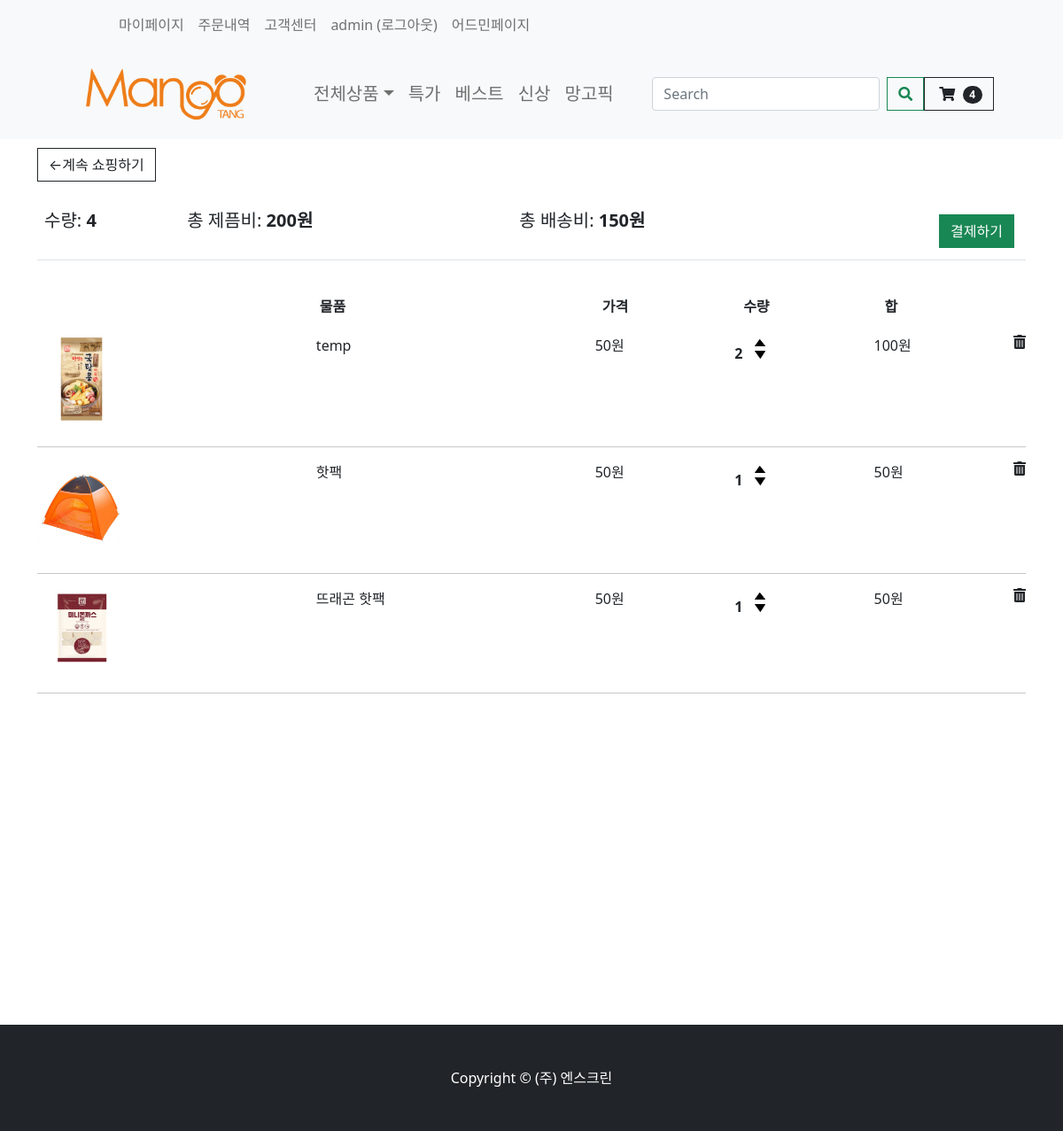
The app's page /cart/ (signed in), older data.
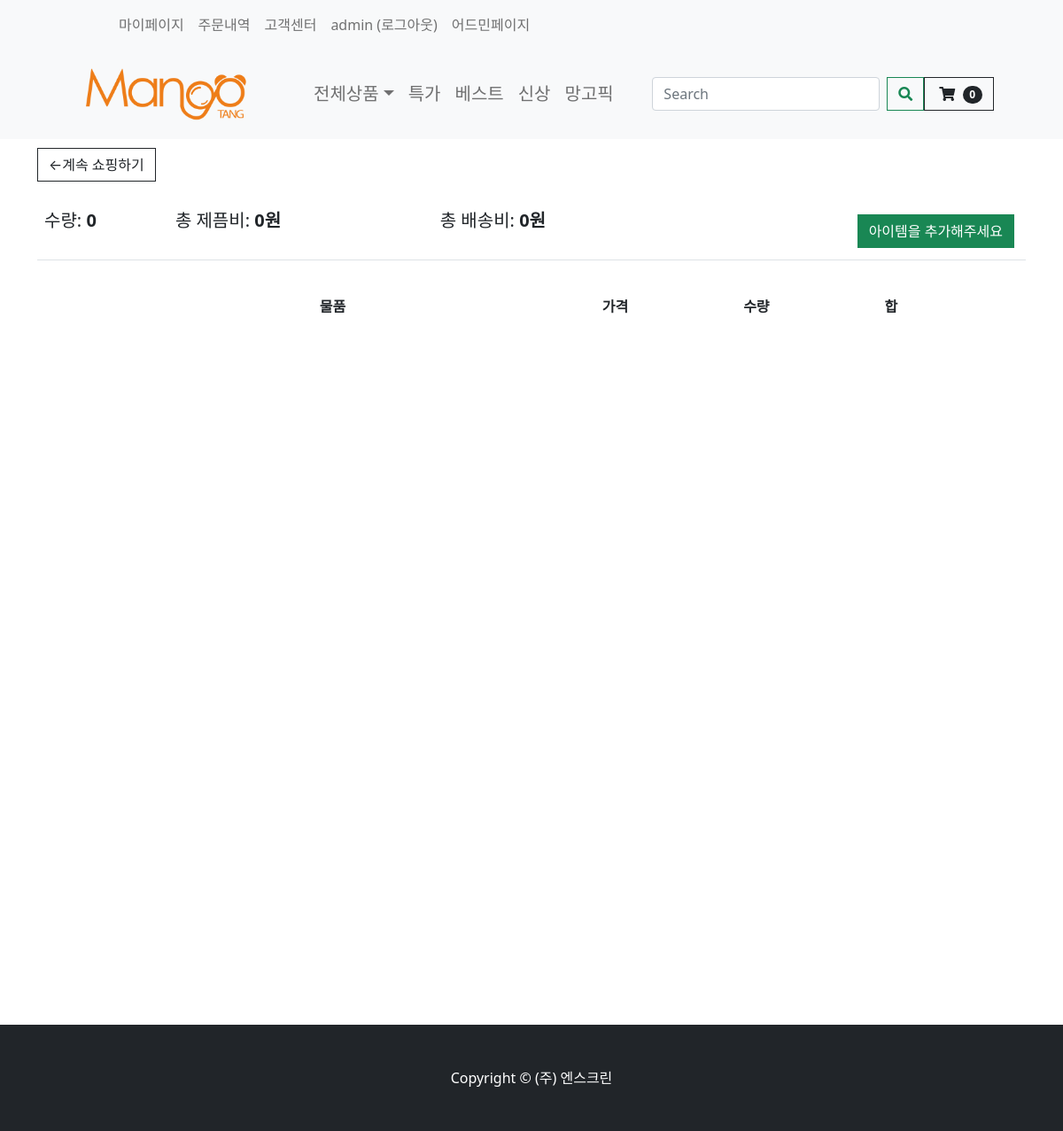
The same page, newer data.
### store/models.py (models this page shows, shortened)
class Order(models.Model):
    customer = models.ForeignKey(Customer, on_delete=models.SET_NULL, null=True, blank=True)
    date_ordered = models.DateTimeField(auto_now_add=True)
    order_status = models.BooleanField(default=False)
    payment_state = models.BooleanField(default=False)
    shipping_fee = models.IntegerField(null=True, blank=True)
    order_number = models.IntegerField(null=True, blank=True)
    email = models.EmailField(null=True,blank=True)
    total_fee = models.IntegerField(null=True, blank=True)
    post_code = models.CharField(max_length=200, null=True, blank=True)
    recipent_address1 = models.CharField(max_length=200, null=False)
    recipent_address2 = models.CharField(max_length=200, null=False)
    recipent_number = models.CharField(max_length=50, null=False)
    recipent_name = models.CharField(max_length=50, null=False)
    order_request = models.CharField(max_length=100, null=False)
    orderer_number = models.CharField(max_length=100, null=False)
    orderer_name = models.CharField(max_length=100, null=False)
    @property
    def get_cart_items(self):
        orderitems = self.orderitem_set.all()
        total = sum([item.quantity for item in orderitems])
        return total
    @property
    def get_total(self): #옵션 포함 해당 order의 모든 가격
        orderitems = self.orderitem_set.all()  # 해당 order의 자식 가져와서
        total = sum([item.get_total for item in orderitems])  # 다더함함
        optionTotal = sum([item.get_option_cart_total for item in orderitems])  # 다더함함
        return total + optionTotal
    @property
    def get_deliver_price(self):
        orderitems = self.orderitem_set.all()
        total = sum([item.get_delivery_price for item in orderitems])
        return total

class OrderItem(models.Model):
    product = models.ForeignKey(Product, on_delete=models.SET_NULL, null=True)
    order = models.ForeignKey(Order, on_delete=models.SET_NULL, null=True, blank=True)
    orderHistory = models.ForeignKey(OrderHistory, on_delete=models.SET_NULL, null=True)
    deliver_state = models.CharField(max_length=200, null=True, blank=True)
    quantity = models.IntegerField(default=0, null=True, blank=True)
    date_added = models.DateTimeField(auto_now_add=True)
    item_option_bool = models.BooleanField(default=False, blank=False, null=True)
    @property #배송비
    def get_delivery_price(self):
        return self.product.shipment_price
    @property#제품 가격
    def get_total(self):
        total = self.product.price_discount * self.quantity
        return total
    @property #옵션 가격
    def get_option_cart_total(self):
        orderOptions = self.orderitemoption_set.all()  # 해당 order의 자식 가져와서
        total = sum([item.get_total for item in orderOptions])  # 다더함함
        return total

class Product(models.Model):
    product_name = models.CharField(max_length=200)
    price = models.FloatField(null=False, blank=False)
    image_detail = models.ImageField(null=True, blank=True)
    image_title = models.ImageField(null=True, blank=True)
    image_introduce = models.ImageField(null=True, blank=True)
    seller_code = models.CharField(max_length=50, null=False, blank=False)
    price_discount = models.FloatField(null=True)
    discount = models.IntegerField(null=True)
    stock = models.IntegerField()
    first_title = models.CharField(max_length=200)
    second_title = models.CharField(max_length=200)
    shipment_price = models.IntegerField(blank=True)
    hash_tag = models.CharField(max_length=200)
    option_bool = models.BooleanField(default=False, blank=False, null=True)
    collection_tag = models.CharField(max_length=200, null=True)
    item_company = models.CharField(null=False, max_length=200)
    product_status = models.BooleanField(default=False, blank=False, null=True)

### store/views.py (the view)
# urls.py: path('cart/', views.cart, name="cart"),
@login_required(login_url='/login')
def cart(request):
    customer = request.user.customer
    order, created = Order.objects.get_or_create(customer=customer, order_status=False)
    items = order.orderitem_set.all()  # orderitem은 Order의 자식 그래서 쿼리 가능
    cartItems = order.get_cart_items
    itemOption = []
    if (bool(items) == True):  # 카트 비어있는지 확인
        for item in items:
            itemOption += OrderItemOption.objects.filter(order_item_option=item)
    else:
        items = []
        itemOption = []
    context = {'items': items, 'order': order, 'cartItems': cartItems, 'itemOption': itemOption}
    return render(request, 'store/cart.html', context)

### store/templates/store/cart.html (shortened to what the changed rows need)
{% extends 'store/main.html' %}
{% load static %}
{% block content %}
    <div class="container" style="height: 1000px">
        <div class="row">
            <div class="col-lg-12">
                <div class="box-element">
                    <br>
                    <br>
                    <table class="table">
                        <tr>
                            <th><h5>수량: <strong class="cart-quantity-total">{{ order.get_cart_items }}</strong></h5>
                            </th>
                            <th><h5>총 제픔비: <strong
                                    class="cart-price-total">{{ order.get_total|floatformat:0 }}원</strong></h5>
                            </th>
                            <th>
                            <th><h5>총 배송비: <strong
                                    class="cart-price-total">{{ order.get_deliver_price |floatformat:0 }}원</strong></h5>
                            </th>
                            {% if order.get_cart_items == 0 %}
                            <th>
                                <a style="float:right; margin:5px;" href="/" class="btn btn-success no-item" >아이템을 추가해주세요</a>
                            </th>
                            {% else %}
                            <th>
                                <a style="float:right; margin:5px;" class="btn btn-success" href="{% url 'checkout' %}">결제하기</a>
                            </th>
                            {% endif %}
                        </tr>
                    </table>
                </div>
                <br>
                <div class="box-element">
                    <div class="cart-row">
                        <div style="flex:2"></div>
                        <div style="flex:2"><strong>물품</strong></div>
                        <div style="flex:1"><strong>가격</strong></div>
                        <div style="flex:1"><strong>수량</strong></div>
                        <div style="flex:1"><strong>합</strong></div>
                    </div>
                    {% for item in items %}
                        {% if item.item_option_bool == False %}
                            <div class="cart-row cart-row{{ forloop.counter0 }}">
                                <div style="flex:2"><img class="row-image" src="{{ item.product.image_title.url }}">
                                </div>
                                <div style="flex:2"><p>{{ item.product.product_name }}</p></div>
                                <div style="flex:1"><p>{{ item.product.price_discount | floatformat:0 }}원</p></div>
                                <div style="flex:1">
                                    <p class="quantity quantity-total{{ forloop.counter0 }}">{{ item.quantity }}</p>
                                    <div class="quantity">
                                        <img class="chg-quantity update-cart-item"
                                             data-quantity="{{ forloop.counter0 }}"
                                             data-product="{{ item.product.seller_code }}"
                                             src="{% static  'images/arrow-up.png' %}" data-action="add">
                                        <img class="chg-quantity update-cart-item"
                                             data-quantity="{{ forloop.counter0 }}"
                                             data-product="{{ item.product.seller_code }}"
                                             src="{% static  'images/arrow-down.png' %}" data-action="remove">
                                    </div>
                                </div>
                                <div style="flex:1"><p
                                        class="item-cost-total{{ forloop.counter0 }}">{{ item.get_total|floatformat:0 }}원</p>
                                </div>
                                <i type="button" data-code="{{ item.product.seller_code }}"
                                   data-loop="{{ forloop.counter0 }}"
                                   class="fas fa-trash-alt delete-item"></i>
                            </div>
                        {% endif %}
                        <hr class="item-divider{{ forloop.counter0 }}">
                    {% endfor %}
                </div>
            </div>
        </div>
    </div>
{% endblock content %}

### store/templates/store/navbar.html (shortened to what this page needs)
{% load static %}
<nav class="navbar navbar-expand-lg navbar-light bg-light">
    <div class="bg-light container px-4 px-lg-5">
        <ul class="navbar-nav me-auto mb-2 mb-lg-0 ms-lg-5" style="">
            <li class="nav-item"><a href="{% url 'orderhistory' %}"
                                    class="nav-link dropdown-menu-size-customer">마이페이지</a></li>
            <li class="nav-item"><a href="{% url 'orderhistory' %}"
                                    class="nav-link dropdown-menu-size-customer">주문내역</a></li>
            <li class="nav-item"><a href="{% url 'faq' %}"
                                    class="nav-link dropdown-menu-size-customer">고객센터</a></li>
            {% if user.is_authenticated %}
                <a class="nav-link" href="{% url 'logout' %}">{{ user.username }} (로그아웃)</a>
            {% else %}
                <li class="nav-item"><a href="{% url 'login' %}" class="nav-link dropdown-menu-size-customer">로그인</a>
                </li>
            {% endif %}
            {% if user.is_superuser %}
                        <a class="nav-link" href={% url 'admin:index' %}>어드민페이지</a>
            {% endif %}
        </ul>
    </div>
</nav>
<nav class="navbar navbar-expand-lg navbar-light bg-light">
    <div class="container px-4 px-lg-5">
        <a href="{% url 'store' %}">
            <img src="{% static 'nscreen_logo/4_망고땡_로고 (영문).png' %}" width="220" alt="망고땡몰">
        </a>
        <div class="collapse navbar-collapse" id="navbarSupportedContent">
            <ul class="navbar-nav me-auto mb-2 mb-lg-0 ms-lg-5">
                <li class="nav-item dropdown">
                    <a class="nav-link dropdown-toggle dropdown-menu-size" id="navbarDropdown" href="#" role="button"
                       data-bs-toggle="dropdown" aria-expanded="false">전체상품</a>
                </li>
                <li class="nav-item"><a class="nav-link dropdown-menu-size" href="#!">특가</a></li>
                <li class="nav-item"><a class="nav-link dropdown-menu-size" href="#!">베스트</a></li>
                <li class="nav-item"><a class="nav-link dropdown-menu-size" href="#!">신상</a></li>
                <li class="nav-item"><a class="nav-link dropdown-menu-size" href="#!">망고픽</a></li>
            </ul>
            <form class="d-flex">
                <button class="btn" type="submit"></button>
                <input class="form-control me-2" type="search" placeholder="Search" aria-label="Search">
                <button class="btn btn-outline-success" type="submit"><i class="fas fa-search"></i></button>
            </form>
            <a href="{% url 'cart' %}" class="nav-link-cart">
                <button class="btn btn-outline-dark" type="submit">
                    <i class="fas fa-shopping-cart"></i>
                    <span class="badge bg-dark text-white ms-1 rounded-pill">{{ cartItems }}</span>
                </button>
            </a>
        </div>
    </div>
</nav>

Row changes from the older to the newer data that the page shows:
removed OrderItem: product.image_title (picture), product.product_name "temp", product.price_discount "50", quantity "2", item_option_bool False (drawn), get_total "100"
removed OrderItem: product.image_title (picture), product.product_name "핫팩", product.price_discount "50", quantity "1", item_option_bool False (drawn), get_total "50"
removed OrderItem: product.image_title (picture), product.product_name "뜨래곤 핫팩", product.price_discount "50", quantity "1", item_option_bool False (drawn), get_total "50"
computed for Order: get_cart_items "4" → "0"; get_total "200" → "0"; get_deliver_price "150" → "0"
Text that changed along with them:
{{ cartItems }}: "4" → "0"
text no longer shown: "결제하기"
text now shown: "아이템을 추가해주세요"
